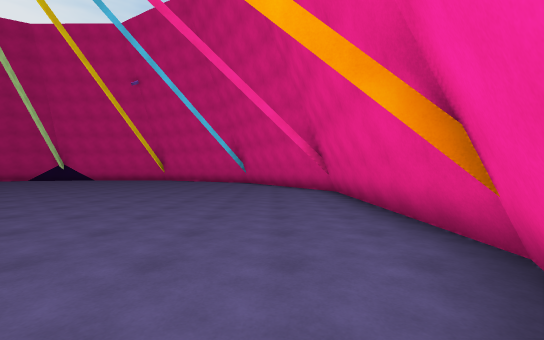
view 1 (above)

19 first-person views from a walk through a 3-D level made in the Unity game engine. The camera is 1.4 m above the floor, looks level and sees 90° across. The floor is counted in squares, 2 m on a side. Each view is taken from the middle of a square. On the plan, view 1 faces up. The plan holds only what a view shows up to about 9 squares ahead; the rest is blank. The place goes on beyond the plan. Some animated figures are not drawn.

view 2
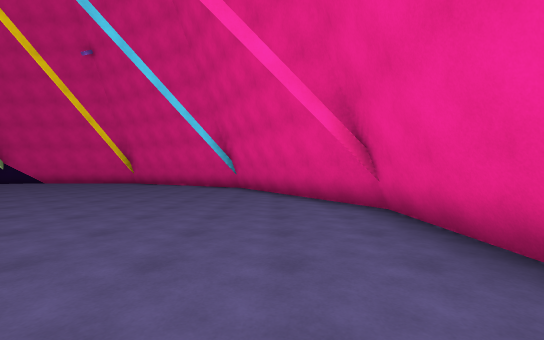

view 3
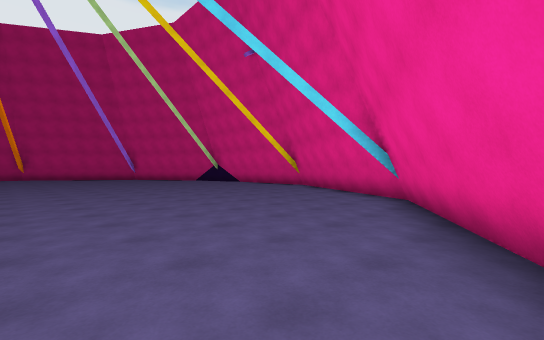

view 4
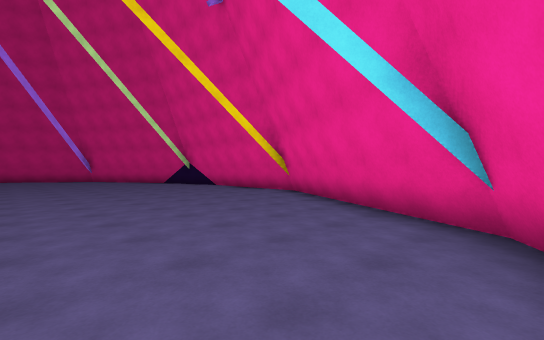

view 5
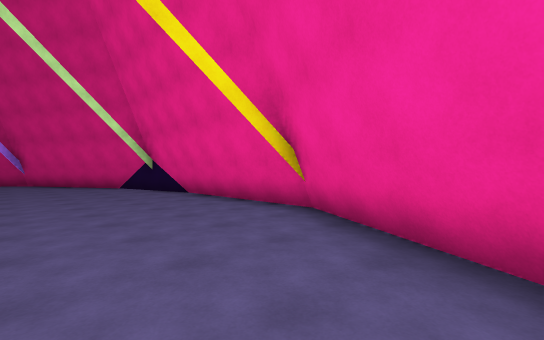

view 6
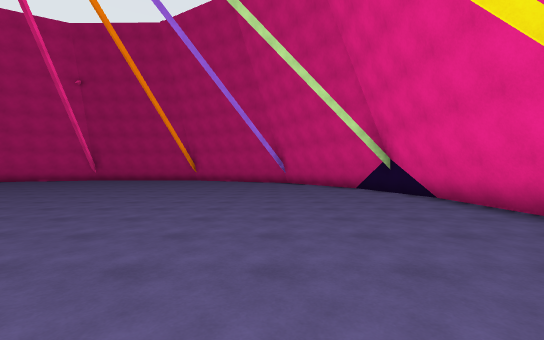

view 7
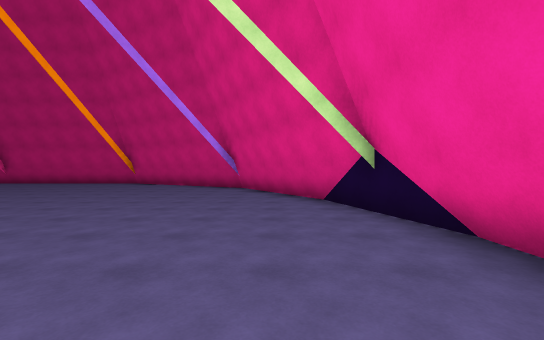

view 8
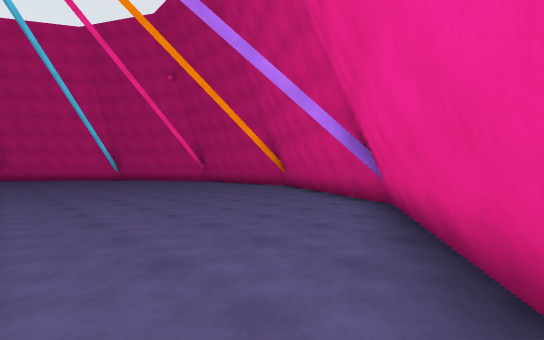

view 9
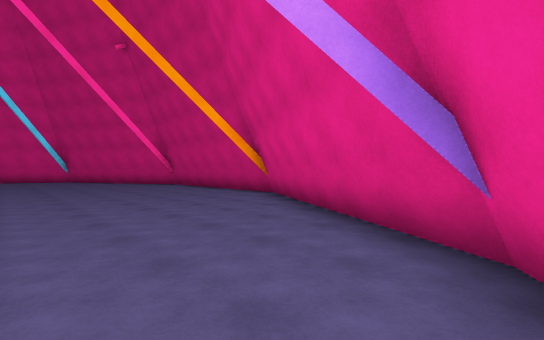

view 10
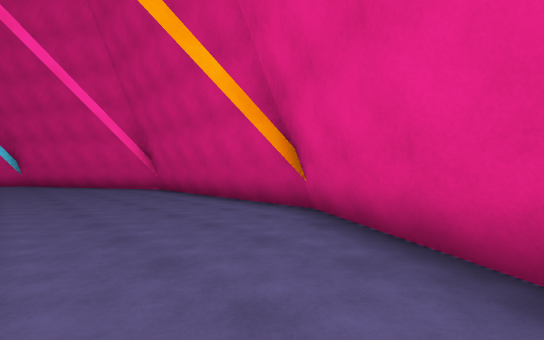

view 11
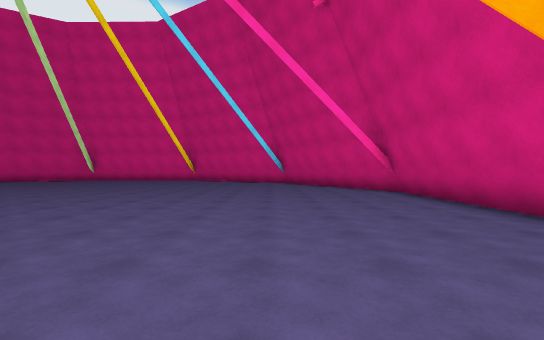

view 12
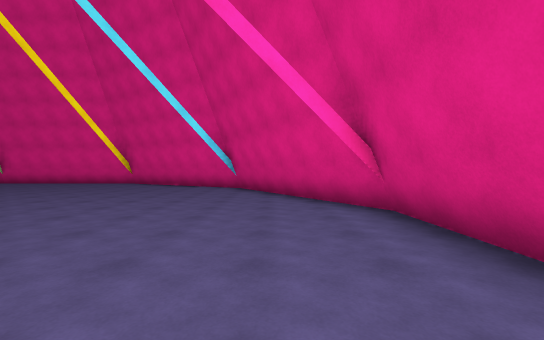

view 13
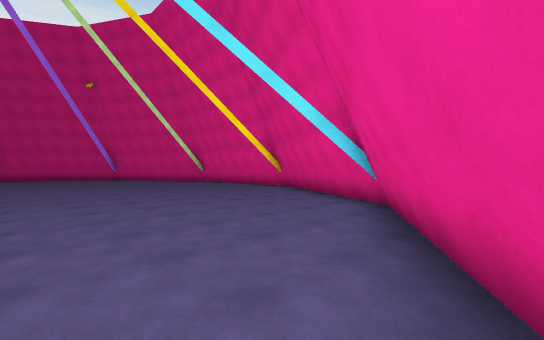

view 14
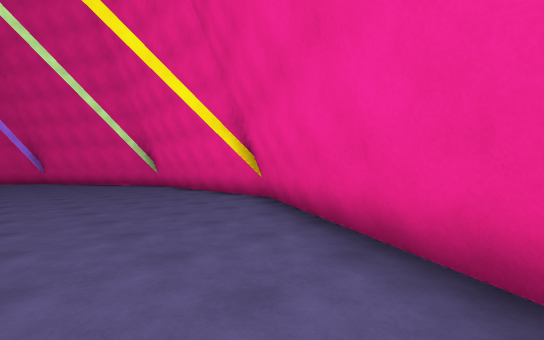

view 15
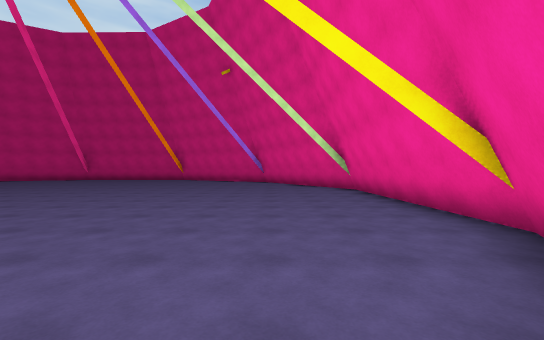

view 16
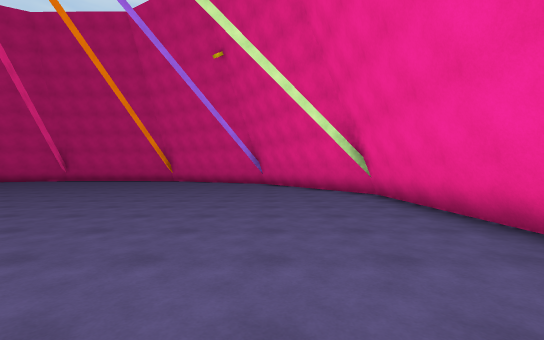

view 17
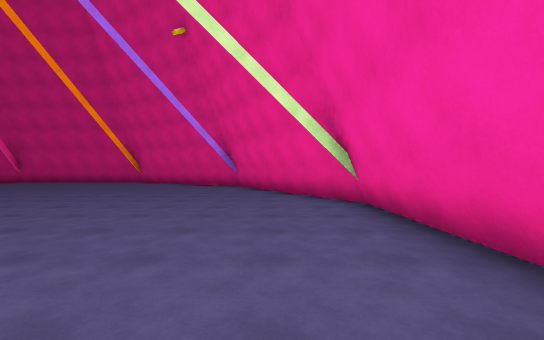

view 18
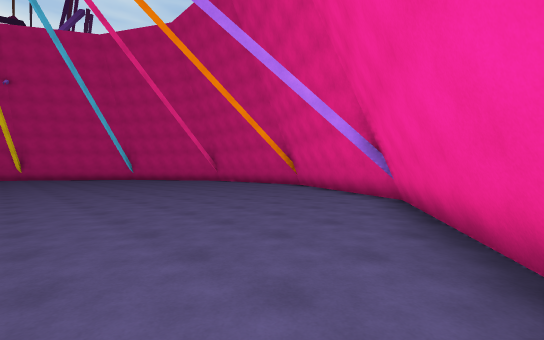

view 19
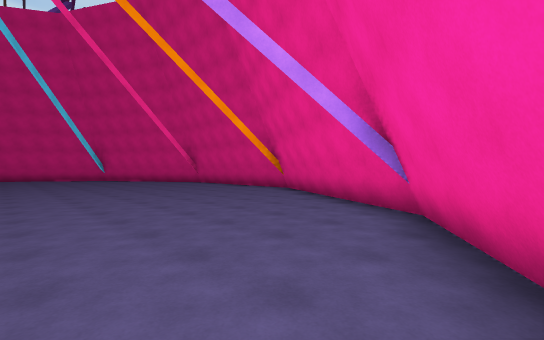

### Floor plan
Points are (right, up) in squares from view 1. A wall is a line through its corners. A room is listed if a view was taken in it or the views show most of it. See-through windows are left out.
Room 1 (views 1, 2, 3, 4, 5, 6, 7, 8, 9, 10, 11, 12, 13, 14, 15, 16, 17, 18, 19)
walls: (-22.7, 8.9) (-22.8, 2.5); (-19.4, 14.7) (-22.7, 9.1); (-14.1, 17.7) (-19.3, 14.7); (-11.9, 18.1) (-14.9, 17.4); (-22.9, 9.1) (-22.4, 9); (-19.5, 14.9) (-19.1, 14.4); (-22.8, 2.4) (-19.6, -3.2); (-19.5, -3.4) (-14, -6.6); (-13.9, -6.7) (-7.4, -6.7) (-7.5, -6.3); (1.8, 8.8) (-1.4, 14.5) (-7.2, 17.9) (-13.3, 17.9); (-7.3, -6.7) (-1.7, -3.5) (1.7, 2.1) (1.3, 2.2); (-14, -6.9) (-13.9, -6.2); (1.8, 2.3) (1.8, 8.7)
low walls: (-15.5, 17.1) (-18.3, 15.5); (-18.5, 15.4) (-19.5, 14.9); (-19.5, 14.8) (-22.9, 9.1); (-23, 9) (-23, 2.4); (-23, 2.3) (-19.8, -3.4); (-16.3, -5.5) (-15.6, -5.9); (-18.1, -4.5) (-16.4, -5.4); (0.5, 11.5) (0, 12.4); (0, 12.5) (-0.5, 13.3); (-0.6, 13.6) (-1.3, 14.6) (-7.1, 18.1) (-12.2, 18.1); (-19.7, -3.5) (-18.2, -4.4); (1.1, 10.5) (0.6, 11.4); (2, 5.5) (2, 8.4); (-4.6, -5.4) (-2.6, -4.3); (-14.5, -6.6) (-14, -6.9) (-7.6, -6.9); (2, 4.5) (2, 5.4); (1.4, 1.3) (2, 2.4) (2, 4.4); (-2.5, -4.2) (-1.5, -3.7); (2.1, 8.8) (1.1, 10.4); (-1.6, -3.7) (1, 0.8); (-7.3, -7) (-4.7, -5.5)

Positions as (right, up) in squares from view 1, and headings:
1: (0, 0), facing up
2: (0, 4), facing up
3: (1, 8), facing up-left
4: (-1, 11), facing up-left
5: (-4, 14), facing up-left
6: (-5, 14), facing left
7: (-9, 16), facing left
8: (-14, 17), facing down-left
9: (-17, 15), facing down-left
10: (-19, 12), facing down-left
11: (-19, 11), facing down
12: (-21, 7), facing down
13: (-22, 2), facing down-right
14: (-19, -2), facing down-right
15: (-17, -4), facing right
16: (-15, -4), facing right
17: (-13, -5), facing right
18: (-8, -6), facing up-right
19: (-6, -5), facing up-right
